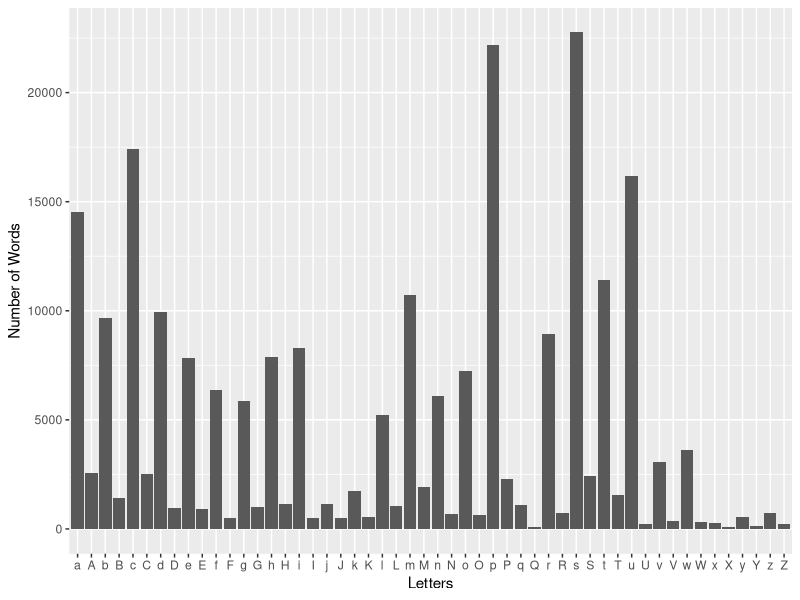

This figure's R source:
library(tidyverse)

FL <- read.delim("tsvdata/firstletter.tsv")
p <- ggplot(FL,aes(x=FirstLetter,y=Freq))+
	geom_bar(stat = "identity")+
	xlab("Letters") + 
	ylab("Number of Words") 
ggsave(plot = p, filename = "figures/firstletter.png")

